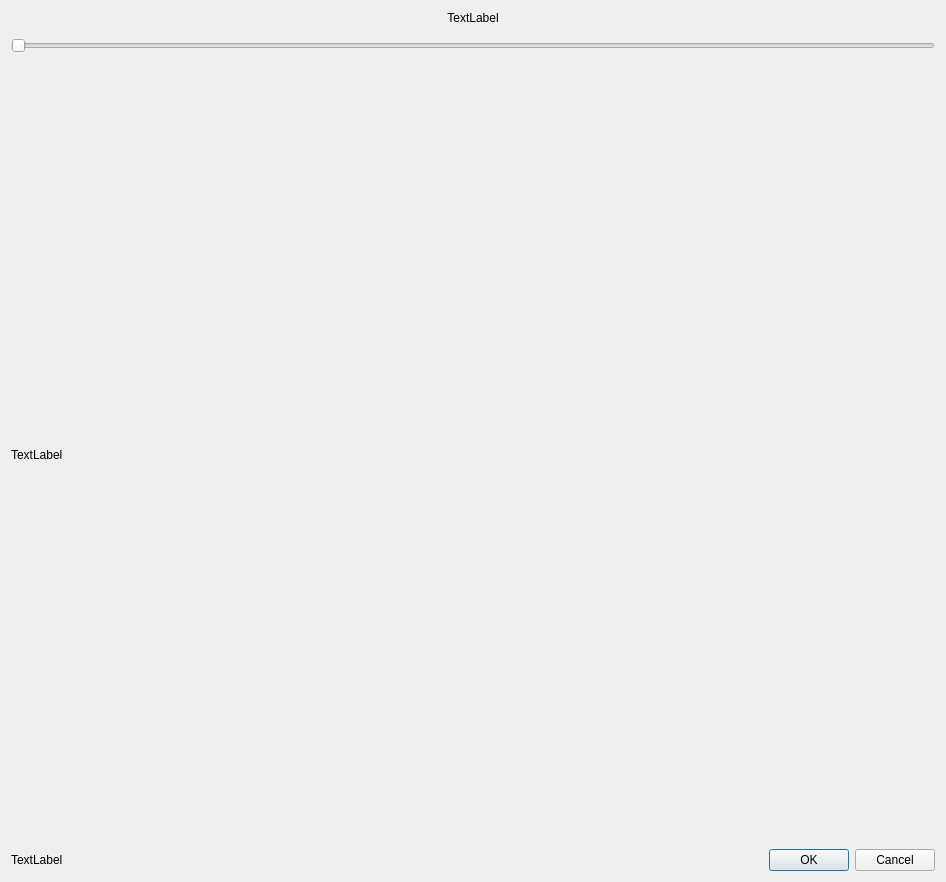
<?xml version="1.0" encoding="UTF-8"?>
<ui version="4.0">
 <class>imageOperateDialog</class>
 <widget class="QDialog" name="imageOperateDialog">
  <property name="geometry">
   <rect>
    <x>0</x>
    <y>0</y>
    <width>946</width>
    <height>882</height>
   </rect>
  </property>
  <property name="windowTitle">
   <string>Dialog</string>
  </property>
  <layout class="QVBoxLayout" name="verticalLayout" stretch="1,20,1">
   <item>
    <layout class="QVBoxLayout" name="verticalLayout_histSize" stretch="1,1">
     <item>
      <widget class="QLabel" name="histSizeLabel">
       <property name="text">
        <string>TextLabel</string>
       </property>
       <property name="alignment">
        <set>Qt::AlignmentFlag::AlignCenter</set>
       </property>
      </widget>
     </item>
     <item>
      <widget class="QSlider" name="histSizeSlider">
       <property name="minimumSize">
        <size>
         <width>0</width>
         <height>30</height>
        </size>
       </property>
       <property name="minimum">
        <number>16</number>
       </property>
       <property name="maximum">
        <number>256</number>
       </property>
       <property name="orientation">
        <enum>Qt::Orientation::Horizontal</enum>
       </property>
      </widget>
     </item>
    </layout>
   </item>
   <item>
    <widget class="imageLabel" name="imageLabelOnDialog">
     <property name="text">
      <string>TextLabel</string>
     </property>
    </widget>
   </item>
   <item>
    <layout class="QHBoxLayout" name="horizontalLayout" stretch="10,1,1">
     <item>
      <widget class="QLabel" name="tipsLabel">
       <property name="text">
        <string>TextLabel</string>
       </property>
      </widget>
     </item>
     <item>
      <spacer name="horizontalSpacer">
       <property name="orientation">
        <enum>Qt::Orientation::Horizontal</enum>
       </property>
       <property name="sizeHint" stdset="0">
        <size>
         <width>40</width>
         <height>20</height>
        </size>
       </property>
      </spacer>
     </item>
     <item>
      <widget class="QDialogButtonBox" name="buttonBox">
       <property name="orientation">
        <enum>Qt::Orientation::Horizontal</enum>
       </property>
       <property name="standardButtons">
        <set>QDialogButtonBox::StandardButton::Cancel|QDialogButtonBox::StandardButton::Ok</set>
       </property>
      </widget>
     </item>
    </layout>
   </item>
  </layout>
 </widget>
 <customwidgets>
  <customwidget>
   <class>imageLabel</class>
   <extends>QLabel</extends>
   <header location="global">imagelabel.h</header>
  </customwidget>
 </customwidgets>
 <resources/>
 <connections>
  <connection>
   <sender>buttonBox</sender>
   <signal>accepted()</signal>
   <receiver>imageOperateDialog</receiver>
   <slot>accept()</slot>
   <hints>
    <hint type="sourcelabel">
     <x>248</x>
     <y>254</y>
    </hint>
    <hint type="destinationlabel">
     <x>157</x>
     <y>274</y>
    </hint>
   </hints>
  </connection>
  <connection>
   <sender>buttonBox</sender>
   <signal>rejected()</signal>
   <receiver>imageOperateDialog</receiver>
   <slot>reject()</slot>
   <hints>
    <hint type="sourcelabel">
     <x>316</x>
     <y>260</y>
    </hint>
    <hint type="destinationlabel">
     <x>286</x>
     <y>274</y>
    </hint>
   </hints>
  </connection>
 </connections>
</ui>
